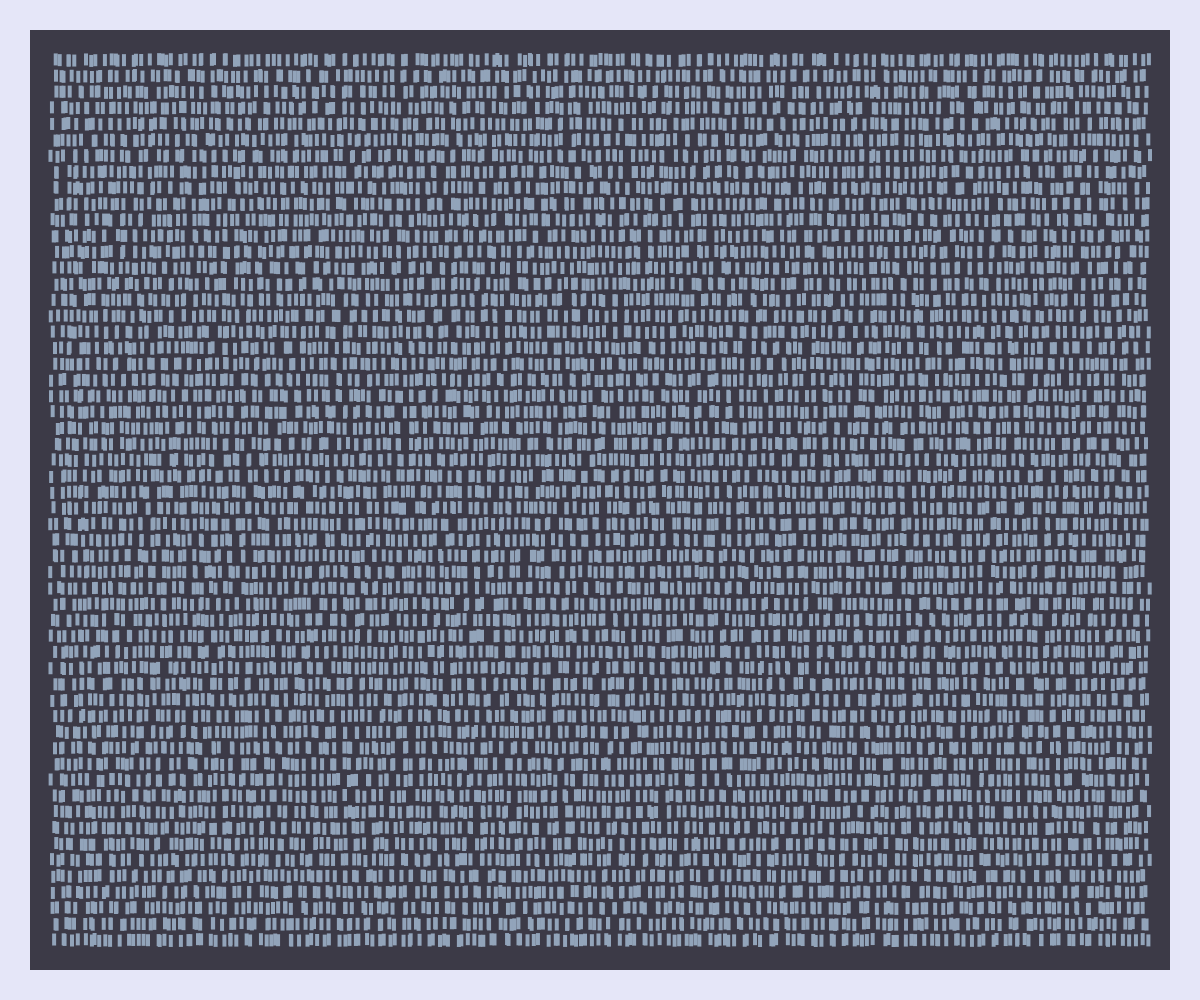
Frame 1 (no input)
Frame 60 (no input): identical to frame 1, image omitted
Frame 120 (the mouse pressed at the canvas centre since frame 60): identical to frame 1, image omitted

The p5.js sketch that drew this single still picture (run headless with seeded random() and noise() and a simulated clock; from frame 60 on, the mouse is pressed at the canvas centre):

// p5.js sketch
// ── sketch.js
function preload() {
  // put preload code here
}

let externalPadding,
  internalPadding,
  xPadding,
  yPadding,
  eltW,
  eltH,
  columns,
  rows,
  xRandom,
  yRandom;

function setup() {
  createCanvas(windowWidth, windowHeight);
  // put setup code here
  externalPadding = 30;
  internalPadding = 20;
  yPadding = 4;
  xPadding = 2;
  eltW = 4;
  eltH = 12;
  xRandom = 4;
  yRandom = 1;

  columns = round(
    (windowWidth - externalPadding * 2 - internalPadding * 2) /
      (eltW + xPadding)
  );

  rows = round(
    (windowHeight - externalPadding * 2 - internalPadding * 2) /
      (eltH + yPadding)
  );

  background("#e5e6f8");
  noStroke();
  fill("#3c3a47");
  rect(
    externalPadding,
    externalPadding,
    windowWidth - externalPadding * 2,
    windowHeight - externalPadding * 2
  );

  let startX = (windowWidth - columns * (eltW + xPadding) + xPadding) / 2;
  let startY = (windowHeight - rows * (eltH + yPadding) + yPadding) / 2;

  //grid
  for (let i = 0; i < columns; i++) {
    for (let j = 0; j < rows; j++) {
      fill("#92a4ba");
      let xpos = startX + i * (eltW + xPadding) + random(-xRandom, xRandom);
      let ypos = startY + j * (eltH + yPadding) + random(-yRandom, yRandom);
      rect(xpos, ypos, eltW, eltH);
    }
  }
}

function draw() {
  // put drawing code here
}
